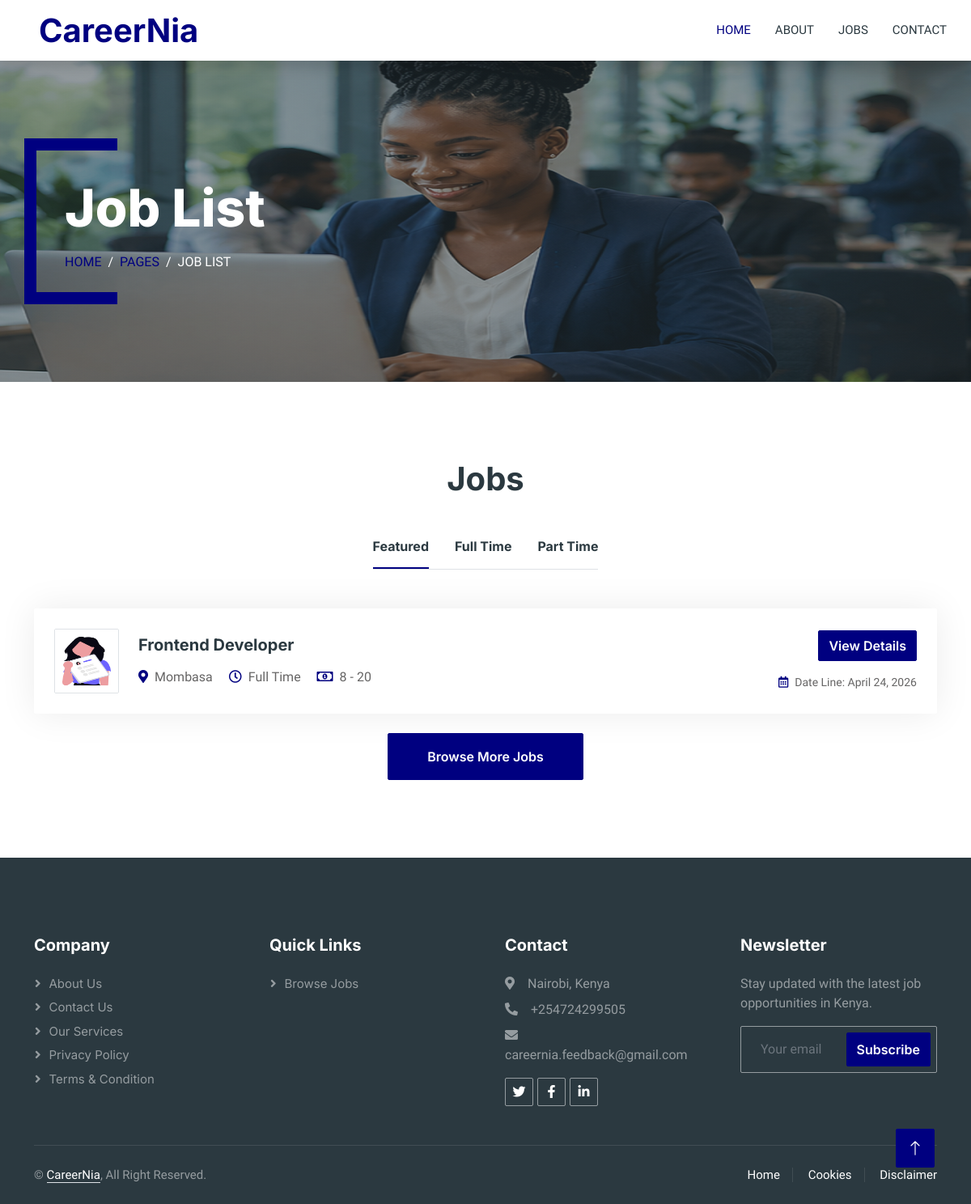
The app's page /jobs/, older data.
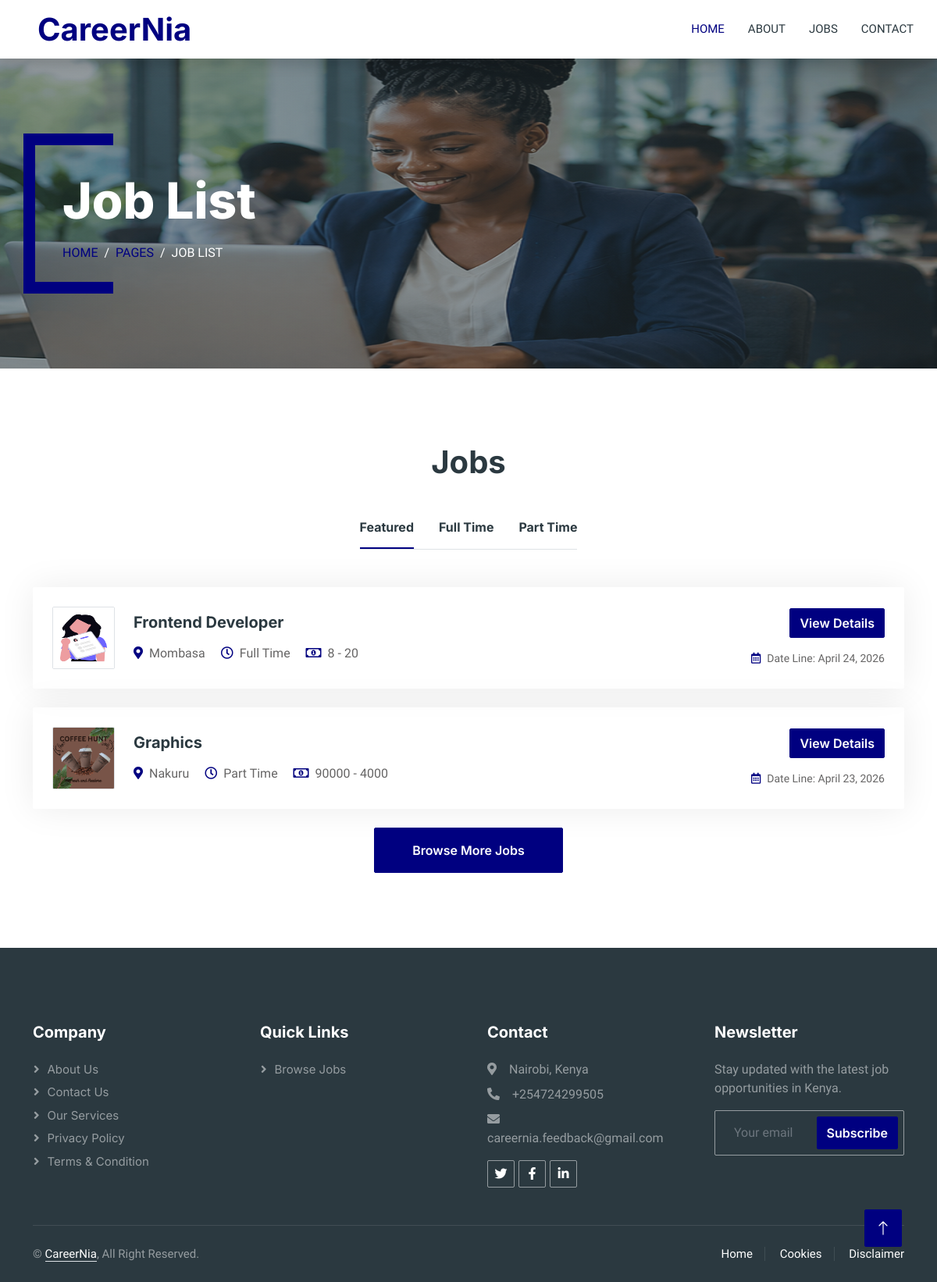
The same page, newer data.
### app/models.py (models this page shows, shortened)
class Job(models.Model):
    title = models.CharField(max_length=200)
    company_logo = models.ImageField(upload_to='logos/')
    location = models.ForeignKey(Location, on_delete=models.CASCADE)
    category = models.ForeignKey(Category, on_delete=models.CASCADE)
    job_type = models.CharField(
        max_length=20,
        choices=JobType.choices
    )
    is_featured = models.BooleanField(default=False)
    salary_min = models.IntegerField()
    salary_max = models.IntegerField()
    deadline = models.DateField()
    description = models.TextField(blank=True)
    responsibilities = models.TextField(blank=True)
    qualifications = models.TextField(blank=True)
    created_at = models.DateTimeField(auto_now_add=True )

class Location(models.Model):
    name=models.CharField(max_length=100)

### app/views.py (the view)
# urls.py: path('jobs/', views.job_list, name='job_list'),                    # Cleaner URL
def job_list(request):
    jobs = Job.objects.all().order_by('-created_at')
    cat_id = request.GET.get('category')
    loc_id = request.GET.get('location')
    keyword = request.GET.get('keyword')
    if cat_id:
        jobs = jobs.filter(category_id=cat_id)
    if loc_id:
        jobs = jobs.filter(location_id=loc_id)
    if keyword:
        jobs = jobs.filter(title__icontains=keyword)
    featured_jobs = Job.objects.filter(is_featured=True)[:6]
    full_time_jobs = Job.objects.filter(job_type='Full Time')[:6]
    part_time_jobs = Job.objects.filter(job_type='Part Time')[:6]
    return render(request, 'job-list.html', {
        "jobs": jobs,
        "categories": Category.objects.all(),
        "locations": Location.objects.all(),
        "featured_jobs": featured_jobs,
        "full_time_jobs": full_time_jobs,
        "part_time_jobs": part_time_jobs,
    })

### app/templates/job-list.html
{% extends 'base.html' %}
{% load static %}
{% block content %}
    <div class="container-xxl bg-white p-0">
        <div class="container-xxl py-5 bg-dark page-header mb-5">
            <div class="container my-5 pt-5 pb-4">
                <h1 class="display-3 text-white mb-3 animated slideInDown">Job List</h1>
                <nav aria-label="breadcrumb">
                    <ol class="breadcrumb text-uppercase">
                        <li class="breadcrumb-item"><a href="#">Home</a></li>
                        <li class="breadcrumb-item"><a href="#">Pages</a></li>
                        <li class="breadcrumb-item text-white active" aria-current="page">Job List</li>
                    </ol>
                </nav>
            </div>
        </div>
          {% include "partials/job_card.html" %}
{% endblock %}

### app/templates/partials/job_card.html (shortened to what this page needs)
        <div class="container-xxl py-5">
            <div class="container">
                <h1 class="text-center mb-5 wow fadeInUp" data-wow-delay="0.1s">Jobs</h1>
                <div class="tab-class text-center wow fadeInUp" data-wow-delay="0.3s">
                    <ul class="nav nav-pills d-inline-flex justify-content-center border-bottom mb-5">
                        <li class="nav-item">
                            <a class="d-flex align-items-center text-start mx-3 ms-0 pb-3 active" data-bs-toggle="pill" href="#tab-1">
                                <h6 class="mt-n1 mb-0">Featured</h6>
                            </a>
                        </li>
                        <li class="nav-item">
                            <a class="d-flex align-items-center text-start mx-3 pb-3" data-bs-toggle="pill" href="#tab-2">
                                <h6 class="mt-n1 mb-0">Full Time</h6>
                            </a>
                        </li>
                        <li class="nav-item">
                            <a class="d-flex align-items-center text-start mx-3 me-0 pb-3" data-bs-toggle="pill" href="#tab-3">
                                <h6 class="mt-n1 mb-0">Part Time</h6>
                            </a>
                        </li>
                    </ul>
                    <div class="tab-content">
                        <div id="tab-1" class="tab-pane fade show p-0 active">
                            {% for job in featured_jobs %}
 <div class="job-item p-4 mb-4">
                                <div class="row g-4">
                                    <div class="col-sm-12 col-md-8 d-flex align-items-center">
                                        <img class="flex-shrink-0 img-fluid border rounded" src="{{ job.company_logo.url }}" alt="" style="width: 80px; height: 80px;">
                                        <div class="text-start ps-4">
                                            <h5 class="mb-3">{{ job.title }}</h5>
                                            <span class="text-truncate me-3"><i class="fa fa-map-marker-alt text-primary me-2"></i>{{ job.location.name }}</span>
                                            <span class="text-truncate me-3"><i class="far fa-clock text-primary me-2"></i>{{ job.job_type }}</span>
                                            <span class="text-truncate me-0"><i class="far fa-money-bill-alt text-primary me-2"></i>{{ job.salary_min }} - {{ job.salary_max }}</span>
                                        </div>
                                    </div>
                                    <div class="col-sm-12 col-md-4 d-flex flex-column align-items-start align-items-md-end justify-content-center">
                                        <div class="d-flex mb-3">
                                            <a href="{% url 'job_detail' job.id %}"
                                           class="btn btn-primary">
                                            View Details
                                        </a>
                                        </div>
                                        <small class="text-truncate"><i class="far fa-calendar-alt text-primary me-2"></i>Date Line: {{ job.deadline }}</small>
                                    </div>
                                </div>
                            </div>
                             {% empty %}
                        <p>No featured jobs available.</p>
                    {% endfor %}
                            <a class="btn btn-primary py-3 px-5" href="">Browse More Jobs</a>
                        </div>
                    </div>
                </div>
            </div>
        </div>

Row changes from the older to the newer data that the page shows:
added Job: company_logo (picture), title "Graphics", location.name "Nakuru", job_type "Part Time", salary_min "90000", salary_max "4000", deadline "April 23, 2026"
